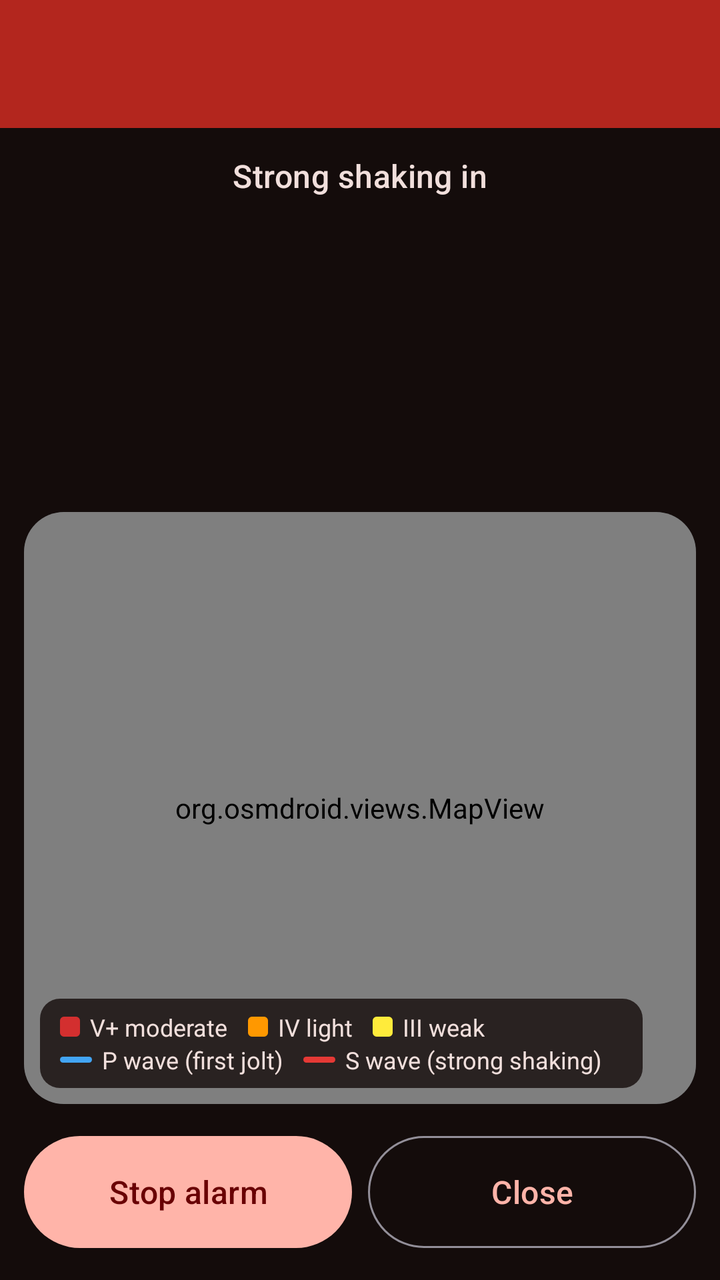
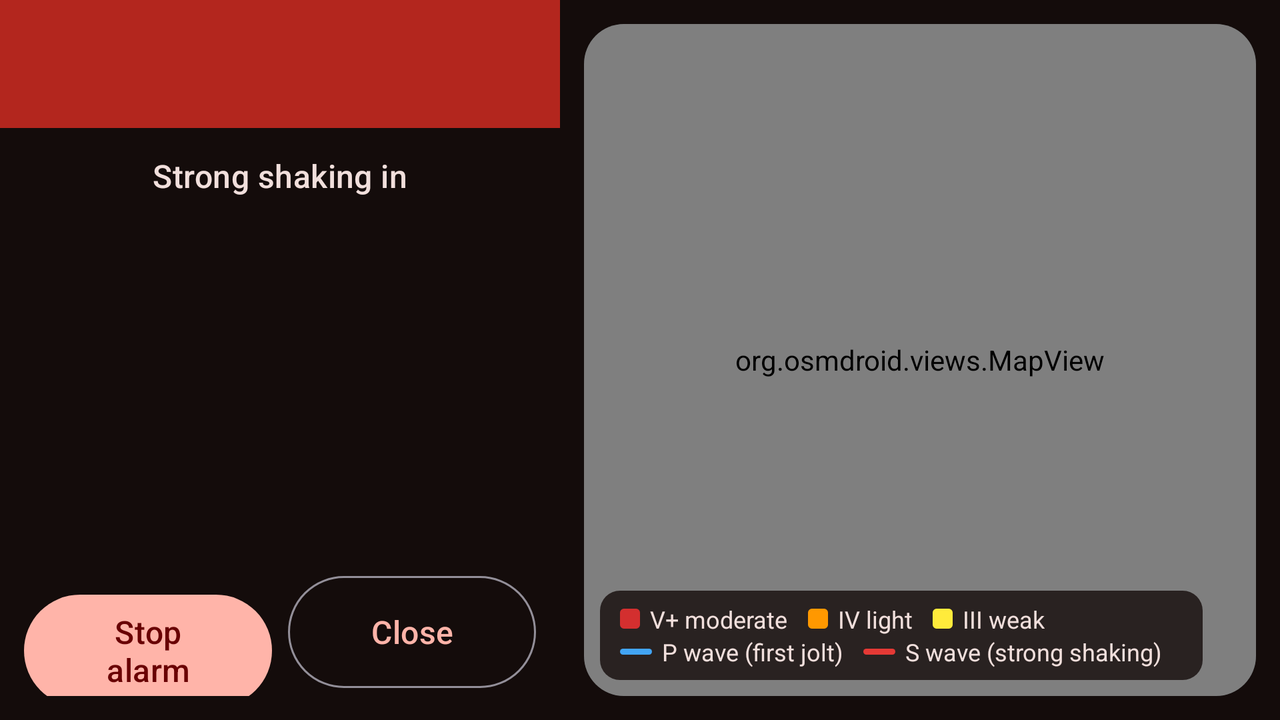

One screen, two layout resources from the same app: the default and the repository's alternative for another configuration. Each is rendered where Android would select it; the XML of both is given below.
<!-- AndroidManifest.xml: activity theme Theme.EarthPing.Alert -->
<!-- res/layout/activity_alert.xml -->
<?xml version="1.0" encoding="utf-8"?>
<LinearLayout xmlns:android="http://schemas.android.com/apk/res/android"
    xmlns:app="http://schemas.android.com/apk/res-auto"
    android:layout_width="match_parent"
    android:layout_height="match_parent"
    android:background="@color/alert_background"
    android:orientation="vertical">

    <TextView
        android:id="@+id/header"
        android:layout_width="match_parent"
        android:layout_height="64dp"
        android:background="@color/alert_header"
        android:ellipsize="end"
        android:gravity="center"
        android:maxLines="1"
        android:paddingStart="16dp"
        android:paddingEnd="16dp"
        android:textAppearance="?attr/textAppearanceHeadlineSmall"
        android:textColor="@color/alert_text"
        android:textStyle="bold" />

    <TextView
        android:id="@+id/countdown_label"
        android:layout_width="match_parent"
        android:layout_height="24dp"
        android:layout_marginTop="12dp"
        android:gravity="center"
        android:maxLines="1"
        android:text="@string/strong_shaking_in"
        android:textAppearance="?attr/textAppearanceTitleMedium"
        android:textColor="@color/alert_text_soft" />

    <TextView
        android:id="@+id/countdown"
        android:layout_width="match_parent"
        android:layout_height="96dp"
        android:autoSizeMaxTextSize="80sp"
        android:autoSizeMinTextSize="28sp"
        android:autoSizeStepGranularity="2sp"
        android:autoSizeTextType="uniform"
        android:fontFeatureSettings="tnum"
        android:gravity="center"
        android:maxLines="1"
        android:textColor="@color/alert_text"
        android:textStyle="bold" />

    <TextView
        android:id="@+id/info"
        android:layout_width="match_parent"
        android:layout_height="48dp"
        android:ellipsize="end"
        android:gravity="center"
        android:maxLines="2"
        android:paddingStart="16dp"
        android:paddingEnd="16dp"
        android:textAppearance="?attr/textAppearanceBodyLarge"
        android:textColor="@color/alert_text_soft" />

    <com.google.android.material.card.MaterialCardView
        android:layout_width="match_parent"
        android:layout_height="0dp"
        android:layout_margin="12dp"
        android:layout_weight="1"
        app:cardBackgroundColor="#263238"
        app:cardCornerRadius="20dp"
        app:strokeWidth="0dp">

        <FrameLayout
            android:layout_width="match_parent"
            android:layout_height="match_parent">

            <org.osmdroid.views.MapView
                android:id="@+id/map"
                android:layout_width="match_parent"
                android:layout_height="match_parent" />

            
            <LinearLayout
                android:id="@+id/legend"
                android:layout_width="wrap_content"
                android:layout_height="wrap_content"
                android:layout_gravity="bottom|start"
                android:layout_margin="8dp"
                android:background="@drawable/legend_background"
                android:orientation="vertical"
                android:paddingStart="10dp"
                android:paddingTop="6dp"
                android:paddingEnd="10dp"
                android:paddingBottom="6dp">

                <LinearLayout
                    android:layout_width="wrap_content"
                    android:layout_height="wrap_content"
                    android:orientation="horizontal">

                    <TextView style="@style/Legend" android:text="@string/legend_v" app:drawableStartCompat="@drawable/legend_v" />
                    <TextView style="@style/Legend" android:text="@string/legend_iv" app:drawableStartCompat="@drawable/legend_iv" />
                    <TextView style="@style/Legend" android:text="@string/legend_iii" app:drawableStartCompat="@drawable/legend_iii" />
                </LinearLayout>

                <LinearLayout
                    android:layout_width="wrap_content"
                    android:layout_height="wrap_content"
                    android:orientation="horizontal">

                    <TextView style="@style/Legend" android:text="@string/legend_p" app:drawableStartCompat="@drawable/legend_p" />
                    <TextView style="@style/Legend" android:text="@string/legend_s" app:drawableStartCompat="@drawable/legend_s" />
                </LinearLayout>
            </LinearLayout>
        </FrameLayout>
    </com.google.android.material.card.MaterialCardView>

    <LinearLayout
        android:layout_width="match_parent"
        android:layout_height="wrap_content"
        android:orientation="horizontal"
        android:paddingStart="12dp"
        android:paddingEnd="12dp"
        android:paddingBottom="12dp">

        <Button
            android:id="@+id/stop"
            android:layout_width="0dp"
            android:layout_height="64dp"
            android:layout_marginEnd="8dp"
            android:layout_weight="1"
            android:text="@string/stop_alarm"
            android:textAppearance="?attr/textAppearanceTitleMedium" />

        <Button
            android:id="@+id/close"
            style="?attr/materialButtonOutlinedStyle"
            android:layout_width="0dp"
            android:layout_height="64dp"
            android:layout_weight="1"
            android:text="@string/close"
            android:textAppearance="?attr/textAppearanceTitleMedium" />
    </LinearLayout>
</LinearLayout>
<!-- resources referenced by this layout -->
<resources>
  <color name="alert_background">#140C0B</color>
  <color name="alert_header">#B3261E</color>
  <color name="alert_text">#FFFFFF</color>
  <color name="alert_text_soft">#F1DFDC</color>
  <!-- drawable legend_background (drawable) -->
  <?xml version="1.0" encoding="utf-8"?>
  <shape xmlns:android="http://schemas.android.com/apk/res/android" android:shape="rectangle">
      <corners android:radius="10dp" />
      <solid android:color="#CC140C0B" />
  </shape>
  <!-- drawable legend_iii (drawable) -->
  <?xml version="1.0" encoding="utf-8"?>
  <shape xmlns:android="http://schemas.android.com/apk/res/android" android:shape="rectangle">
      <size android:width="10dp" android:height="10dp" />
      <corners android:radius="2dp" />
      <solid android:color="#FFFFEB3B" />
  </shape>
  <!-- drawable legend_iv (drawable) -->
  <?xml version="1.0" encoding="utf-8"?>
  <shape xmlns:android="http://schemas.android.com/apk/res/android" android:shape="rectangle">
      <size android:width="10dp" android:height="10dp" />
      <corners android:radius="2dp" />
      <solid android:color="#FFFF9800" />
  </shape>
  <!-- drawable legend_p (drawable) -->
  <?xml version="1.0" encoding="utf-8"?>
  <shape xmlns:android="http://schemas.android.com/apk/res/android" android:shape="rectangle">
      <size android:width="16dp" android:height="3dp" />
      <corners android:radius="2dp" />
      <solid android:color="#FF42A5F5" />
  </shape>
  <!-- drawable legend_s (drawable) -->
  <?xml version="1.0" encoding="utf-8"?>
  <shape xmlns:android="http://schemas.android.com/apk/res/android" android:shape="rectangle">
      <size android:width="16dp" android:height="3dp" />
      <corners android:radius="2dp" />
      <solid android:color="#FFE53935" />
  </shape>
  <!-- drawable legend_v (drawable) -->
  <?xml version="1.0" encoding="utf-8"?>
  <shape xmlns:android="http://schemas.android.com/apk/res/android" android:shape="rectangle">
      <size android:width="10dp" android:height="10dp" />
      <corners android:radius="2dp" />
      <solid android:color="#FFD32F2F" />
  </shape>
  <string name="close">Close</string>
  <string name="legend_iii">III weak</string>
  <string name="legend_iv">IV light</string>
  <string name="legend_p">P wave (first jolt)</string>
  <string name="legend_s">S wave (strong shaking)</string>
  <string name="legend_v">V+ moderate</string>
  <string name="stop_alarm">Stop alarm</string>
  <string name="strong_shaking_in">Strong shaking in</string>
  <style name="Legend">
          <item name="android:layout_width">wrap_content</item>
          <item name="android:layout_height">wrap_content</item>
          <item name="android:layout_marginEnd">10dp</item>
          <item name="android:drawablePadding">5dp</item>
          <item name="android:gravity">center_vertical</item>
          <item name="android:maxLines">1</item>
          <item name="android:textSize">12sp</item>
          <item name="android:textColor">#FFF1DFDC</item>
      </style>
  <!-- from res/values-v35/ -->
  <style name="Theme.EarthPing.Alert" parent="Theme.EarthPing.AlertBase">
          <item name="android:windowOptOutEdgeToEdgeEnforcement">true</item>
      </style>
  <style name="Theme.EarthPing.AlertBase" parent="Theme.Material3.Dark.NoActionBar">
          <item name="colorPrimary">#FFB4A9</item>
          <item name="colorOnPrimary">#690003</item>
          <item name="colorPrimaryContainer">#8A1C18</item>
          <item name="colorOnPrimaryContainer">#FFDAD5</item>
          <item name="colorSecondaryContainer">#8A1C18</item>
          <item name="colorOnSecondaryContainer">#FFDAD5</item>
          <item name="android:colorBackground">@color/alert_background</item>
          <item name="android:windowBackground">@color/alert_background</item>
          <item name="android:statusBarColor">@color/alert_header</item>
      </style>
</resources>
<!-- res/layout-land/activity_alert.xml (the repository's variant of the layout above) -->
<!-- drawn on the phone turned sideways -->
<?xml version="1.0" encoding="utf-8"?>
<LinearLayout xmlns:android="http://schemas.android.com/apk/res/android"
    xmlns:app="http://schemas.android.com/apk/res-auto"
    android:layout_width="match_parent"
    android:layout_height="match_parent"
    android:background="@color/alert_background"
    android:orientation="horizontal">

    <LinearLayout
        android:layout_width="0dp"
        android:layout_height="match_parent"
        android:layout_weight="1"
        android:orientation="vertical">

        <TextView
            android:id="@+id/header"
            android:layout_width="match_parent"
            android:layout_height="64dp"
            android:background="@color/alert_header"
            android:ellipsize="end"
            android:gravity="center"
            android:maxLines="1"
            android:paddingStart="16dp"
            android:paddingEnd="16dp"
            android:textAppearance="?attr/textAppearanceHeadlineSmall"
            android:textColor="@color/alert_text"
            android:textStyle="bold" />

        <TextView
            android:id="@+id/countdown_label"
            android:layout_width="match_parent"
            android:layout_height="24dp"
            android:layout_marginTop="12dp"
            android:gravity="center"
            android:maxLines="1"
            android:text="@string/strong_shaking_in"
            android:textAppearance="?attr/textAppearanceTitleMedium"
            android:textColor="@color/alert_text_soft" />

        <TextView
            android:id="@+id/countdown"
            android:layout_width="match_parent"
            android:layout_height="96dp"
            android:autoSizeMaxTextSize="80sp"
            android:autoSizeMinTextSize="28sp"
            android:autoSizeStepGranularity="2sp"
            android:autoSizeTextType="uniform"
            android:fontFeatureSettings="tnum"
            android:gravity="center"
            android:maxLines="1"
            android:textColor="@color/alert_text"
            android:textStyle="bold" />

        <TextView
            android:id="@+id/info"
            android:layout_width="match_parent"
            android:layout_height="48dp"
            android:ellipsize="end"
            android:gravity="center"
            android:maxLines="2"
            android:paddingStart="16dp"
            android:paddingEnd="16dp"
            android:textAppearance="?attr/textAppearanceBodyLarge"
            android:textColor="@color/alert_text_soft" />

        <Space
            android:layout_width="match_parent"
            android:layout_height="0dp"
            android:layout_weight="1" />

        <LinearLayout
            android:layout_width="match_parent"
            android:layout_height="wrap_content"
            android:orientation="horizontal"
            android:paddingStart="12dp"
            android:paddingEnd="12dp"
            android:paddingBottom="12dp">

            <Button
                android:id="@+id/stop"
                android:layout_width="0dp"
                android:layout_height="64dp"
                android:layout_marginEnd="8dp"
                android:layout_weight="1"
                android:text="@string/stop_alarm"
                android:textAppearance="?attr/textAppearanceTitleMedium" />

            <Button
                android:id="@+id/close"
                style="?attr/materialButtonOutlinedStyle"
                android:layout_width="0dp"
                android:layout_height="64dp"
                android:layout_weight="1"
                android:text="@string/close"
                android:textAppearance="?attr/textAppearanceTitleMedium" />
        </LinearLayout>
    </LinearLayout>

    <com.google.android.material.card.MaterialCardView
        android:layout_width="0dp"
        android:layout_height="match_parent"
        android:layout_margin="12dp"
        android:layout_weight="1.2"
        app:cardBackgroundColor="#263238"
        app:cardCornerRadius="20dp"
        app:strokeWidth="0dp">

        <FrameLayout
            android:layout_width="match_parent"
            android:layout_height="match_parent">

            <org.osmdroid.views.MapView
                android:id="@+id/map"
                android:layout_width="match_parent"
                android:layout_height="match_parent" />

            
            <LinearLayout
                android:id="@+id/legend"
                android:layout_width="wrap_content"
                android:layout_height="wrap_content"
                android:layout_gravity="bottom|start"
                android:layout_margin="8dp"
                android:background="@drawable/legend_background"
                android:orientation="vertical"
                android:paddingStart="10dp"
                android:paddingTop="6dp"
                android:paddingEnd="10dp"
                android:paddingBottom="6dp">

                <LinearLayout
                    android:layout_width="wrap_content"
                    android:layout_height="wrap_content"
                    android:orientation="horizontal">

                    <TextView style="@style/Legend" android:text="@string/legend_v" app:drawableStartCompat="@drawable/legend_v" />
                    <TextView style="@style/Legend" android:text="@string/legend_iv" app:drawableStartCompat="@drawable/legend_iv" />
                    <TextView style="@style/Legend" android:text="@string/legend_iii" app:drawableStartCompat="@drawable/legend_iii" />
                </LinearLayout>

                <LinearLayout
                    android:layout_width="wrap_content"
                    android:layout_height="wrap_content"
                    android:orientation="horizontal">

                    <TextView style="@style/Legend" android:text="@string/legend_p" app:drawableStartCompat="@drawable/legend_p" />
                    <TextView style="@style/Legend" android:text="@string/legend_s" app:drawableStartCompat="@drawable/legend_s" />
                </LinearLayout>
            </LinearLayout>
        </FrameLayout>
    </com.google.android.material.card.MaterialCardView>
</LinearLayout>
